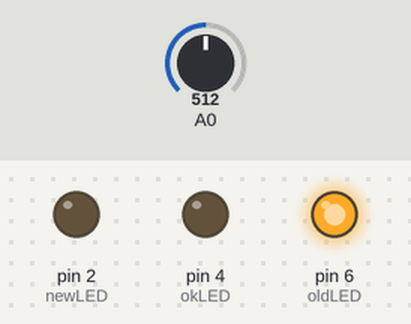
Recording of a sketch running on a simulated Arduino Uno, built with avr-gcc and run on an emulated ATmega328P. Shown: output pins drawn as LEDs (lit = HIGH). The test bench sets the inputs (shaded band); at power-on: A0 = 512. What the sketch prints to the serial monitor is not drawn.

Above: at 0.05 s.
Timing chart, 0 to 3.0 s (numbered marks = the images above):
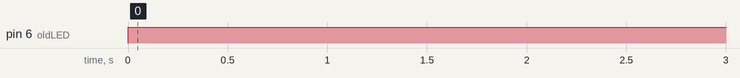

Measured:
- by itself, pin 6 (oldLED): LOW → HIGH at 0.00 s

The sketch:

battery_tester.ino
```cpp
// Project 6 - Creating a Single-Cell Battery Tester
#define newLED 2  // green LED  'new'
#define okLED  4  // yellow LED 'ok'
#define oldLED 6  // red LED    'old'


int ledDelay = 2000;
void setup()
{
 Serial.begin(9600);
  pinMode(newLED, OUTPUT);
  pinMode(okLED, OUTPUT);
  pinMode(oldLED, OUTPUT);

}

void loop() {
  int analogValue = 0;
float voltage = 0;

  analogValue = analogRead(0);
  voltage = 0.00*analogValue;
  if ( voltage >= 1.6 )
  {
    digitalWrite(newLED, HIGH);
    delay(ledDelay);
    digitalWrite(newLED, LOW);
    Serial.println("N= ");
    Serial.println(voltage);
    Serial.println(analogValue);
  }
  else if ( voltage < 1.6 && voltage > 0.8 )
  {
    digitalWrite(okLED, HIGH);
    delay(ledDelay);
    digitalWrite(okLED, LOW);
    Serial.println("OK= ");
    Serial.println(voltage);
    Serial.println(analogValue);
  }
  else if ( voltage <= 0.8 )
{
  digitalWrite(oldLED, HIGH);
  delay(ledDelay);
  digitalWrite(oldLED, LOW);
  Serial.println("OLD= ");
  Serial.println(voltage);
  Serial.println(analogValue);

}
}
```
